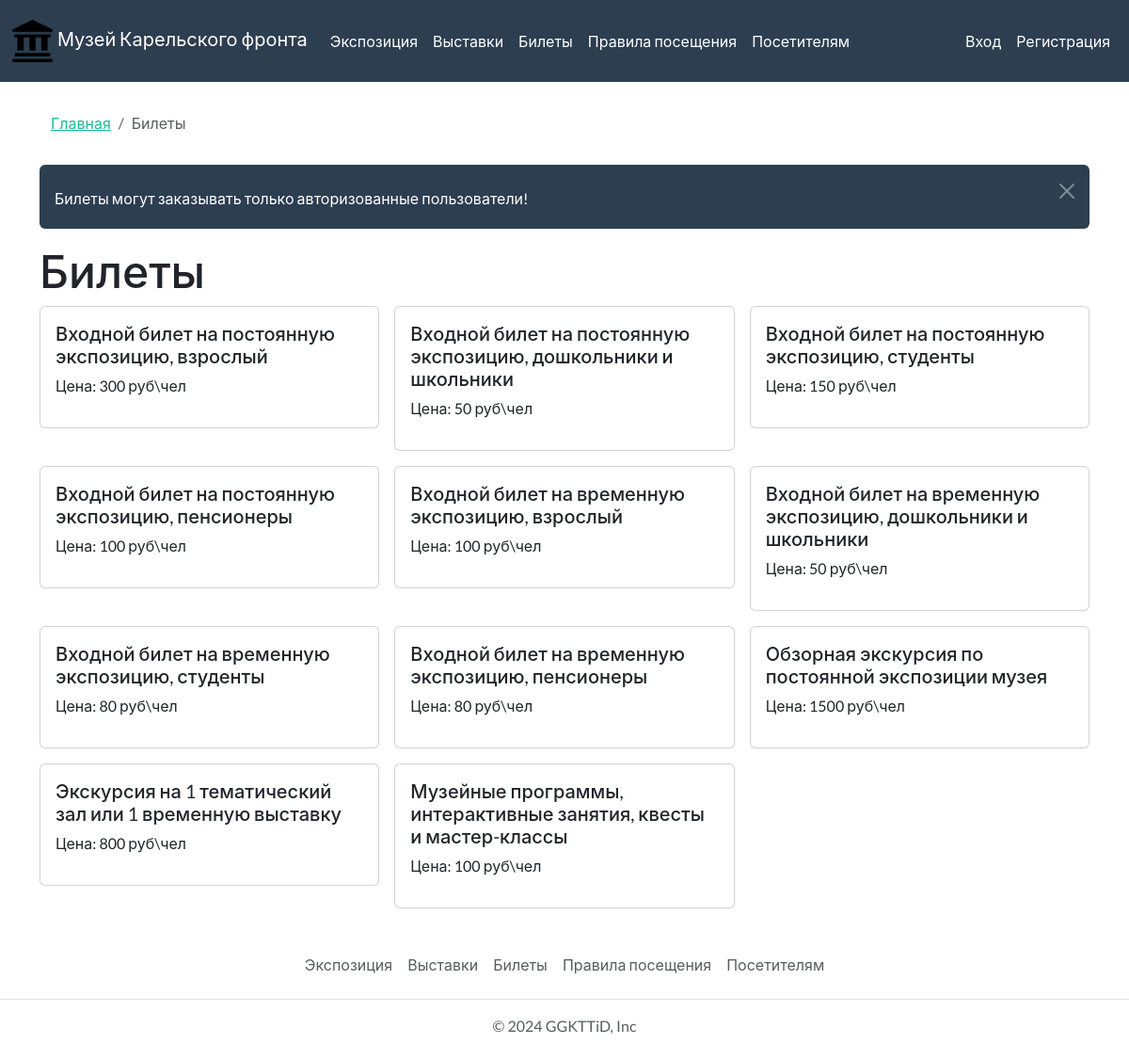
Page /tickets on the committed database.
### app.py (models this page shows, shortened)
class Tickets(db.Model):
    id = db.Column(db.Integer,primary_key=True)
    title = db.Column(db.String(100))
    price = db.Column(db.Integer)

### app.py (the view, shortened to what this page needs)
@app.route('/tickets', methods=['GET', 'POST'])
def tickets():
    tickets = Tickets.query.all()
    return render_template("tickets.html",tickets=tickets)

### app.py (called while the page is built)
@app.context_processor
def inject_user():
    def get_user_name():
        if 'name' in session:
            return Users.query.filter_by(email=session['name']).first()
    return dict(active_user=get_user_name())

### templates/tickets.html (shortened to what this page needs)
{% extends 'base.html' %} {% block title %} Билеты {% endblock %} {% block main
%}
<div class="container">
  <main class="my-3">
    <ol class="breadcrumb py-3">
      <li class="breadcrumb-item"><a href="/">Главная</a></li>
      <li class="breadcrumb-item active">Билеты</li>
    </ol>
  {%if not 'name' in session%}
  <div class="bs-component" bis_skin_checked="1">
    <div class="alert alert-dismissible alert-primary" bis_skin_checked="1">
      <button
        type="button"
        class="btn-close"
        data-bs-dismiss="alert"
      ></button>
      <p class="mb-1">
        Билеты могут заказывать только авторизованные пользователи!
      </p>
    </div>
  </div>
  {%endif%}
    <h1>Билеты</h1>
    <div class="row row-cols-1 row-cols-sm-2 row-cols-md-3 g-3">
      {% for ticket in tickets %}
      <div class="col">
        <div class="card">
          <div class="card-body">
            <h5 class="card-title">{{ticket.title}}</h5>
            <p class="card-text">Цена: {{ticket.price}} руб\чел</p>
          </div>
        </div>
      </div>
      {% endfor %}
    </div>
  </main>
</div>
{% endblock %}

### rows in the picture
Tickets: title "Входной билет на постоянную экспозицию, взрослый", price "300"
Tickets: title "Входной билет на постоянную экспозицию, дошкольники и школьники", price "50"
Tickets: title "Входной билет на постоянную экспозицию, студенты", price "150"
Tickets: title "Входной билет на постоянную экспозицию, пенсионеры", price "100"
Tickets: title "Входной билет на временную экспозицию, взрослый", price "100"
Tickets: title "Входной билет на временную экспозицию, дошкольники и школьники", price "50"
Tickets: title "Входной билет на временную экспозицию, студенты", price "80"
Tickets: title "Входной билет на временную экспозицию, пенсионеры", price "80"
Tickets: title "Обзорная экскурсия по постоянной экспозиции музея", price "1500"
Tickets: title "Экскурсия на 1 тематический зал или 1 временную выставку", price "800"
Tickets: title "Музейные программы, интерактивные занятия, квесты и мастер-классы", price "100"
